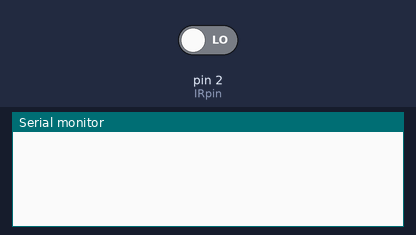
A sketch run on a simulated Arduino Uno, built with avr-gcc and run on an emulated ATmega328P. Shown: the last lines printed to the serial monitor. The test bench sets the inputs (shaded band); at power-on: pin 2 (IRpin) LOW.

Above: at 1.2 s.
1.3 s: pin 2 (IRpin) driven HIGH
At 2.5 s:
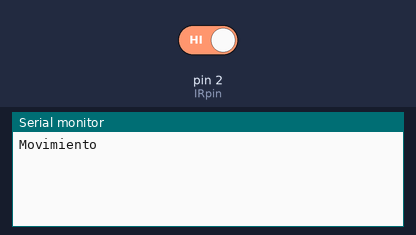
2.8 s: pin 2 (IRpin) driven LOW
At 3.8 s:
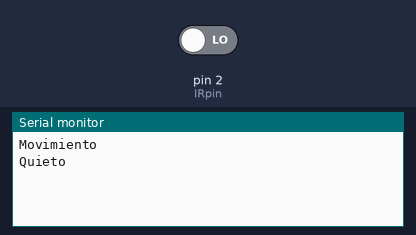

Measured:
- after the input at 1.3 s, the serial monitor: prints a new line at once (image 1)
- after the input at 2.8 s, the serial monitor: prints a new line at once (image 2)

The sketch:

Main.ino
```cpp
const byte IRpin = 2; //Pin de entrada del sensor

byte IRestado = 0; //Guardado de la lectura del sensor
bool movimiento = false; //Estado anterior que se considera


void setup()
{
    pinMode(IRpin, INPUT);
	Serial.begin(9600);
}

void loop()
{
	IRestado = digitalRead(IRpin); //Leer el sensor

    if(IRestado == 1){ //Si el sensor ha leido algo
        if(movimiento == false){ //Si anteriormente estaba quieto
            Serial.println("Movimiento"); //Ahora se considera que hubo movimiento
            movimiento = true; //Ahora hay movimiento
        }
    }else{ //Si no hay movimiento
        if(movimiento == true){ //Si antes hubo movimiento
            Serial.println("Quieto"); //Ahora se considera quieto
            movimiento = false; //Ahora no hay movimiento
        }
    }
}
```
